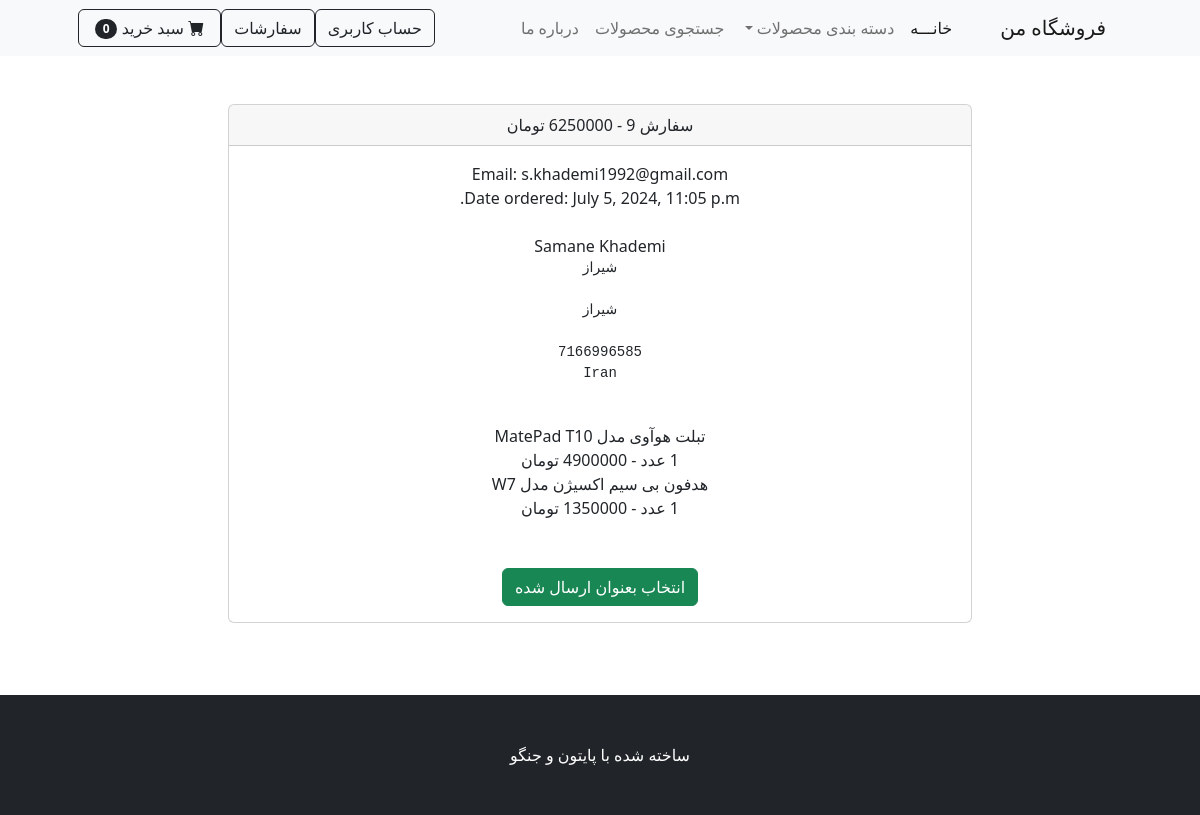
Page /payment/orders/9 (signed in) on the committed database.
### payment/models.py (models this page shows, shortened)
class Order(models.Model):
    user = models.ForeignKey(User, on_delete=models.CASCADE, null=True, blank=True)
    full_name = models.CharField(max_length=250)
    email = models.EmailField(max_length=250)
    shipping_address = models.TextField(max_length=15000)
    amount_paid = models.DecimalField(max_digits=12, decimal_places=0)
    date_ordered = models.DateTimeField(auto_now_add=True)
    shipped = models.BooleanField(default=False)
    date_shipped = models.DateTimeField(blank=True, null=True)

class OrderItem(models.Model):
    order = models.ForeignKey(Order, on_delete=models.CASCADE, null=True)
    product = models.ForeignKey(Product, on_delete=models.CASCADE, null=True)
    user = models.ForeignKey(User, on_delete=models.CASCADE, null=True, blank=True)
    quantity = models.PositiveBigIntegerField(default=1)
    price = models.DecimalField(max_digits=12, decimal_places=0)

### store/models.py (models this page shows)
class Product(models.Model):
    name = models.CharField(max_length=100)
    price = models.DecimalField(default=0, decimal_places=0, max_digits=12)
    category = models.ForeignKey(Category, on_delete=models.CASCADE, default=1)
    description = models.CharField(max_length=250, default='', blank=True, null=True)
    image = models.ImageField(upload_to='uploads/product/')
    is_sale = models.BooleanField(default=False)
    sale_price = models.DecimalField(default=0, decimal_places=0, max_digits=12)
    def __str__(self):
        return self.name

### payment/views.py (the view, shortened to what this page needs)
# urls.py: path('orders/<int:pk>', views.orders, name='orders'),
def orders(request, pk):
    if request.user.is_authenticated and request.user.is_superuser:
        order = Order.objects.get(id=pk)
        items = OrderItem.objects.filter(order=pk)
        return render(request, 'payment/orders.html', {"order": order, "items": items})
    else:
        messages.success(request, 'دسترسی شما لغو شد.')
        return redirect('home')

### cart/cart.py (called while the page is built)
    def __len__(self):
        return len(self.cart)

### cart/context_processors.py (called while the page is built)
def cart(request):
    return {'cart': Cart(request)}

### payment/templates/payment/orders.html (shortened to what this page needs)
{% extends 'base.html' %}
{% block content %}
    <div class="container">
        <div class="row">
            <center>
                <div class="col-8">
                    <br><br>
                    <div class="card">
                        <div class="card-header">
                        سفارش   {{ order.id }} - {{ order.amount_paid }} تومان
                        </div>
                        <div class="card-body">
                            Email: {{ order.email }}<br>
                        {% if order.date_shipped %}
                            Date shipped: {{ order.date_shipped }}
                        {% else %}
                            Date ordered: {{ order.date_ordered }}
                        {% endif %}
                            <br><br>
                            {{ order.full_name }}<br>
                        <pre>{{ order.shipping_address }}</pre><br>
                        {% for item in items %}
                            {{ item.product }}<br>{{ item.quantity }} عدد - {{ item.price }} تومان<br>
                        {% endfor %}
                        <br><br>
                        {% if not order.shipped %}
                            <form method="post">
                                <button type="submit" class="btn btn-success">انتخاب بعنوان ارسال شده</button>
                            </form>
                        {% else %}
                            <form method="post">
                                {% csrf_token %}
                                <input type="hidden" name="shipping_status" value="false">
                                <button type="submit" class="btn btn-danger">انتخاب بعنوان ارسال نشده</button>
                            </form>
                        {% endif %}
                        </div>
                    </div>
                    <br>
                    <br><br>
                </div>
            </center>
        </div>
    </div>
{% endblock %}

### rows in the picture
Order: amount_paid "6250000", email "s.khademi1992@gmail.com", date_ordered "July 5, 2024, 11:05 p.m.", full_name "Samane Khademi", shipping_address "شیراز شیراز 7166996585 Iran"
OrderItem: product "تبلت هوآوی مدل MatePad T10", price "4900000"
OrderItem: product "هدفون بی سیم اکسیژن مدل W7", price "1350000"

### other values in the picture
{{ cart|length }} "0"
